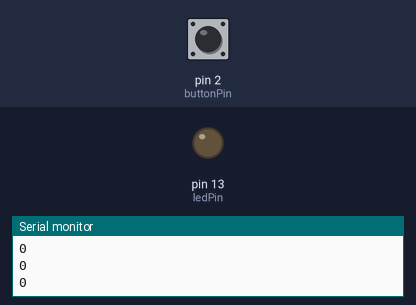
Bench run of a sketch on a simulated Arduino Uno, built with avr-gcc and run on an emulated ATmega328P. On the bench: output pins drawn as LEDs (lit = HIGH), the last lines printed to the serial monitor. The test bench sets the inputs (shaded band); at power-on: pin 2 (buttonPin) LOW.

Above: at 1.2 s.
1.3 s: pin 2 (buttonPin) pulled HIGH for 0.15 s
At 1.6 s:
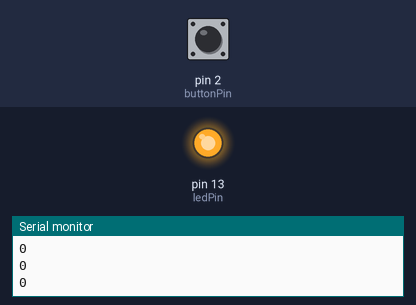
2.9 s: pin 2 (buttonPin) pulled HIGH for 1 s
At 4.1 s:
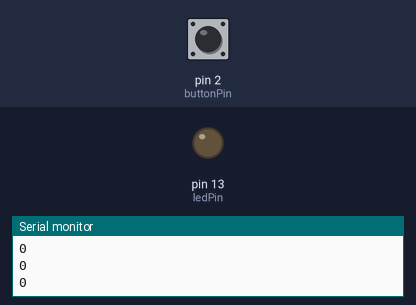
5.4 s: pin 2 (buttonPin) pulled HIGH for 3.2 s
At 6.1 s:
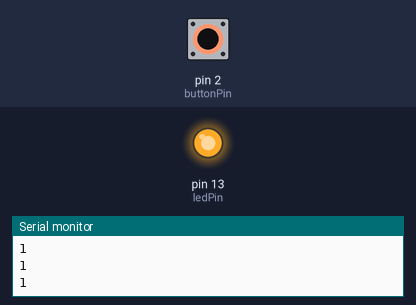
Timing chart, 0 to 8.4 s (numbered marks = the images above; inputs shaded):
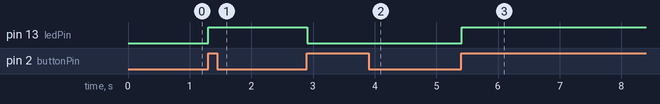

Measured:
- after the input at 1.3 s, pin 13 (ledPin): LOW → HIGH at once
- after the input at 2.9 s, pin 13 (ledPin): HIGH → LOW at once
- after the input at 5.4 s, pin 13 (ledPin): LOW → HIGH at once

The sketch:

Button_LED_Toggle.ino.ino
```cpp
// External pull-down button -> toggle LED
const int buttonPin = 2;   // button input (external pull-down)
const int ledPin    = 13;  // LED output

int ledState = LOW;
int buttonState = LOW;
int lastButtonState = LOW;

void setup() {
  pinMode(buttonPin, INPUT); // external pull-down is used
  pinMode(ledPin, OUTPUT);
  digitalWrite(ledPin, ledState);
  Serial.begin(9600);
}

void loop() {
  buttonState = digitalRead(buttonPin);
  Serial.println(buttonState); // 0 when not pressed, 1 when pressed

  // detect rising edge: LOW -> HIGH
  if (buttonState == HIGH && lastButtonState == LOW) {
    ledState = !ledState;               // flip LED state
    digitalWrite(ledPin, ledState);     // apply it
    delay(50);                          // debounce (ignore bounces)
  }

  lastButtonState = buttonState;
  delay(10);
}
```
